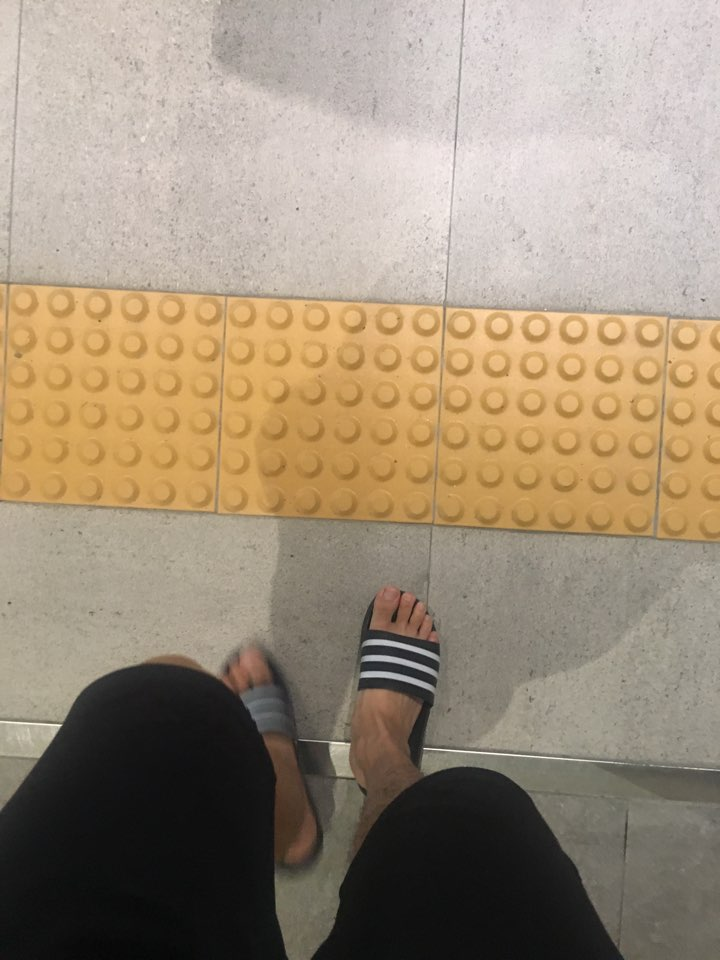
#> input picture spotted.jpg, 720 x 960 px
$ jupyter execute --allow-errors 'Tutorial - Recognition for the Type of Tactile Pavements.ipynb'   (Python 2 division)
#> lines starting #> are read from the running program, lines starting #| are printed output that depends on the picture; after the words box and inside, x2 and y2 are one past the last pixel; in counts of white or black regions, pixels touching at a corner belong together
# Import necessary packages and Bring the sample image

[cell 1]
# necessary packages
import matplotlib.pyplot as plt
import cv2
import os, glob
import numpy as np

# read the sample image of the tactile pavement as a numpy array
# 'linear.jpg' can also be used instead of 'spotted.jpg'
upstate = cv2.imread('./spotted.jpg')
#> upstate is the input picture: shape (960, 720, 3); mean B, G, R 121.2, 141.5, 157.2

[cell 2]
# convert the color to HLS
upstate_hls = cv2.cvtColor(upstate, cv2.COLOR_BGR2HLS)
#> upstate_hls: shape (960, 720, 3); mean of channels 0, 1, 2 23.3, 139.4, 52.8

# Masking with a binary threshold

because tactile pavements are yellow, we will extract the pixels that are within 'yellow range'

[cell 3]
# these are the yellow color mask using the RGB channels
# for each 'lower' and 'upper', the first number indicates 'red', the second for 'green', and the last for 'blue' code
lower = np.uint8([ 10,   0, 100])
upper = np.uint8([ 40, 255, 255])

# get mask of pixels that are in yellow range
mask = cv2.inRange(upstate_hls, lower, upper)
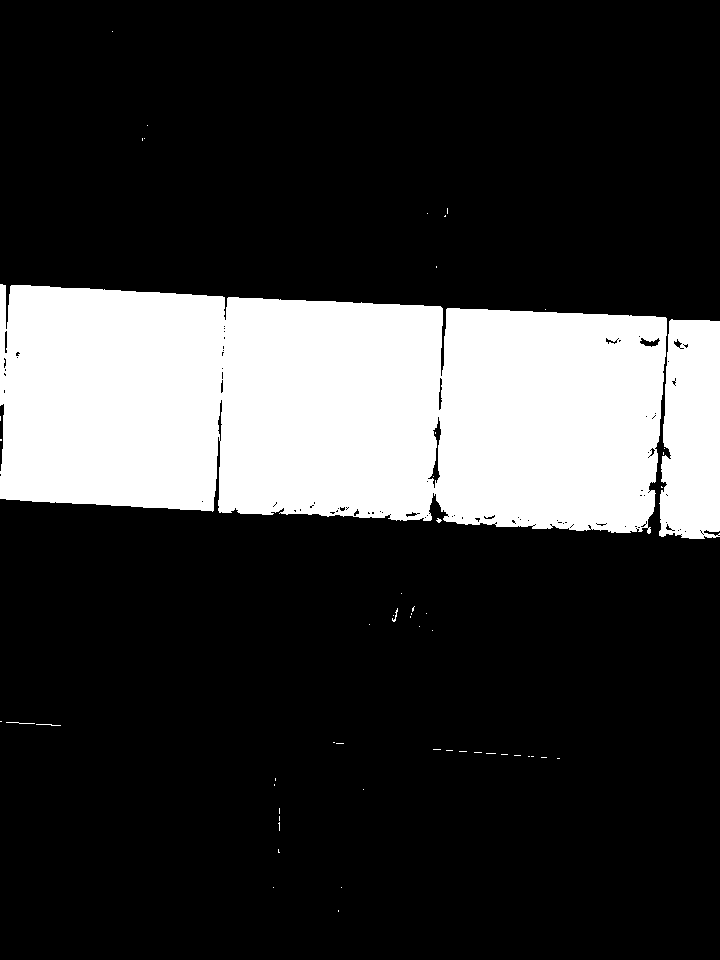
#> mask: shape (960, 720); 22.1% white; 55 white regions (50 under 20 px), largest, box (x1, y1, x2, y2) and area: (0, 284, 667, 534) 140199, (659, 319, 720, 539) 11964, (6, 722, 35, 724) 29, (392, 608, 398, 622) 26, (36, 724, 61, 726) 26

# inverse mask to get parts that are not yellow
mask_inverse = cv2.bitwise_not(mask)

# convert single channel mask back into 3 channels
# yellow part on the image will be converted into white and the rest will be converted into black
mask_rgb = cv2.cvtColor(mask, cv2.COLOR_GRAY2RGB)

Check out what we've done so far!

[cell 4]
# you can always try out 'plt.imshow()' to check what you're doing
plt.imshow(mask_rgb)

[cell 5]
# perform bitwise and on mask to obtain cut-out image that is not yellow
masked_upstate = cv2.bitwise_and(upstate, mask_rgb)
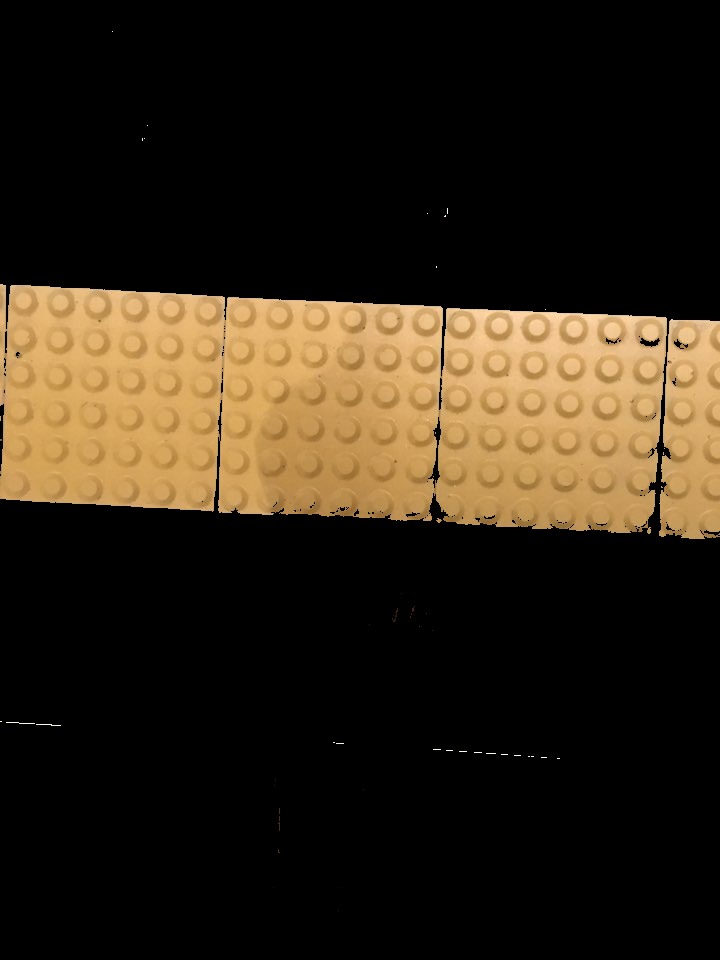
#> masked_upstate: shape (960, 720, 3); mean B, G, R 21.6, 35.8, 46

# replace the cut-out parts with white
masked_replace_white = cv2.addWeighted(masked_upstate, 1, \
                                       cv2.cvtColor(mask_inverse, cv2.COLOR_GRAY2RGB), 1, 0)
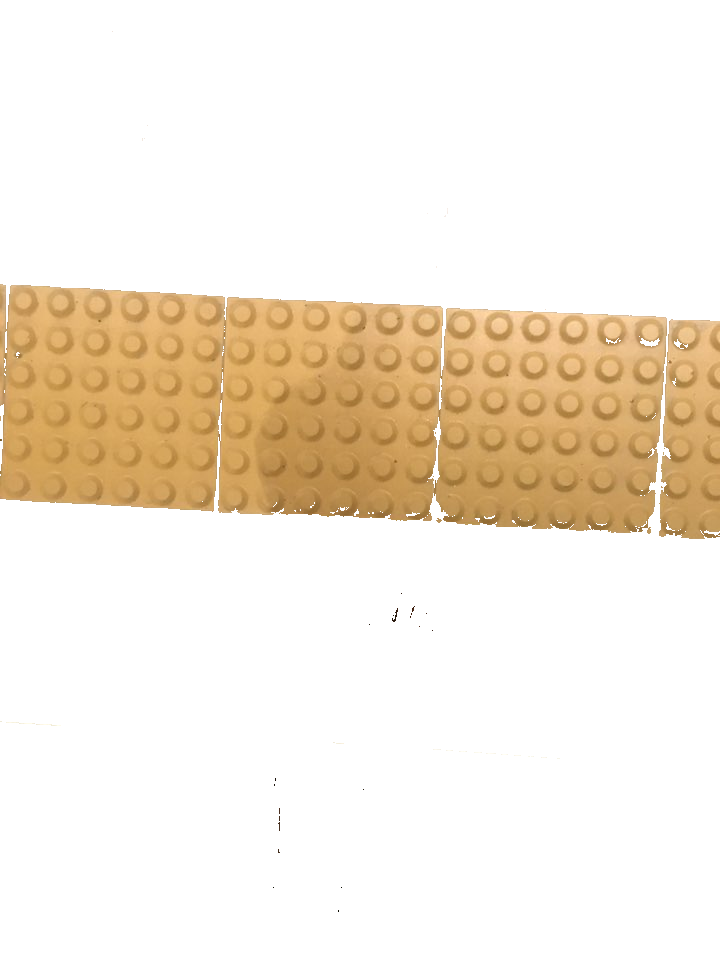
#> masked_replace_white: shape (960, 720, 3); mean B, G, R 220.4, 234.6, 244.7

# the tactile pavement has now been detected and change it from BGR to RGB
plt.imshow(cv2.cvtColor(masked_replace_white, cv2.COLOR_BGR2RGB))
onlyyellowpart = cv2.cvtColor(masked_replace_white, cv2.COLOR_BGR2RGB)

[cell 6]
# convert RGB to grayscale
onlyyellowtogray = cv2.cvtColor(onlyyellowpart, cv2.COLOR_RGB2GRAY)
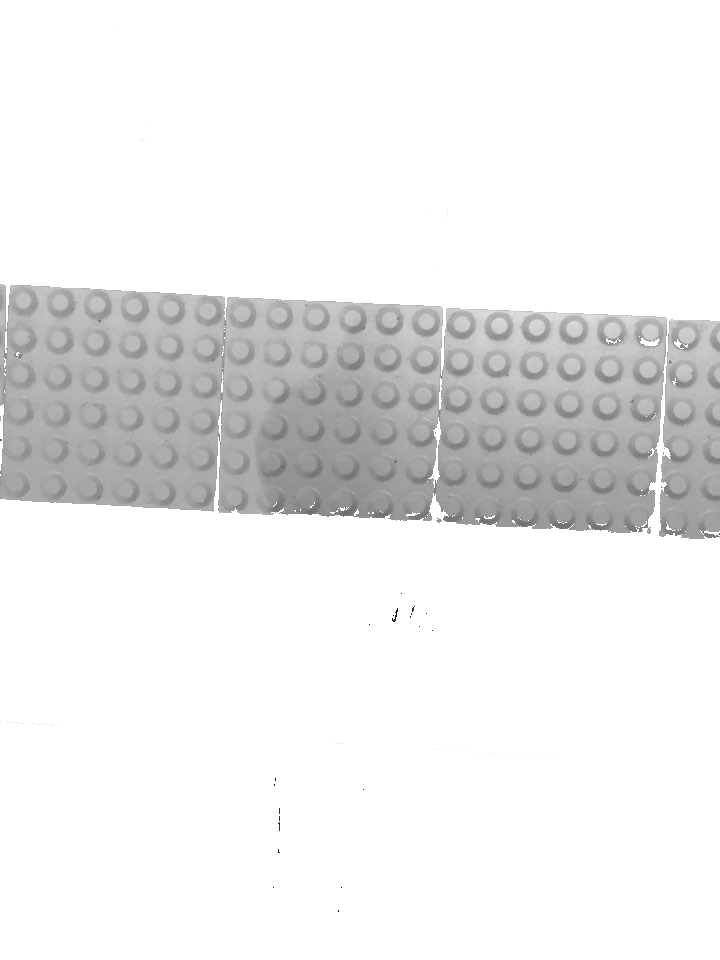
#> onlyyellowtogray: shape (960, 720); min 10, max 255, mean 236

# smooth the image
cimg = cv2.medianBlur(onlyyellowtogray, 5)

# Classify the tactile pavement

[cell 7]
# detect circles of whice radius is within the range of 0 to 50 in the image
# cv2.HOUGH_GRADIENT is a method to detect circles in the image
# '1' indicates the inverse ratio of the accumulator resolution to the image resolution
circles = cv2.HoughCircles(cimg, cv2.HOUGH_GRADIENT, 1, 10,param1=50,param2=25,minRadius=0, maxRadius=50)
#> circles = 91 rows, first 8: [493.5, 400.5, 14.1], [460.5, 324.5, 14.7], [568.5, 404.5, 14.1], [352.5, 319.5, 13.8], [169.5, 346.5, 14.1], [241.5, 313.5, 14.4], [685.5, 335.5, 14.4], [96.5, 342.5, 13.6]
circles = np.uint16(np.around(circles))
#> circles = 91 rows, first 8: [494, 400, 14], [460, 324, 15], [568, 404, 14], [352, 320, 14], [170, 346, 14], [242, 314, 14], [686, 336, 14], [96, 342, 14]

# classify the tactile pavement; whether it is spotted or linear
if circles is not None:
        circles = np.uint16(np.around(circles))
        numofcircles =[]

        for i in circles[0,:]:
            cv2.circle(cimg,(i[0],i[1]),i[2],(0,255,0),2)
            cv2.circle(cimg,(i[0],i[1]),2,(0,0,255),3)
            numofcircles.append(i)
#> this loop made 91 passes
#> i on passes 1 to 12: [494, 400, 14], [460, 324, 15], [568, 404, 14], [352, 320, 14], [170, 346, 14], [242, 314, 14], [686, 336, 14], [96, 342, 14], [184, 334, 39], [172, 310, 15], [542, 498, 30], [314, 354, 14]
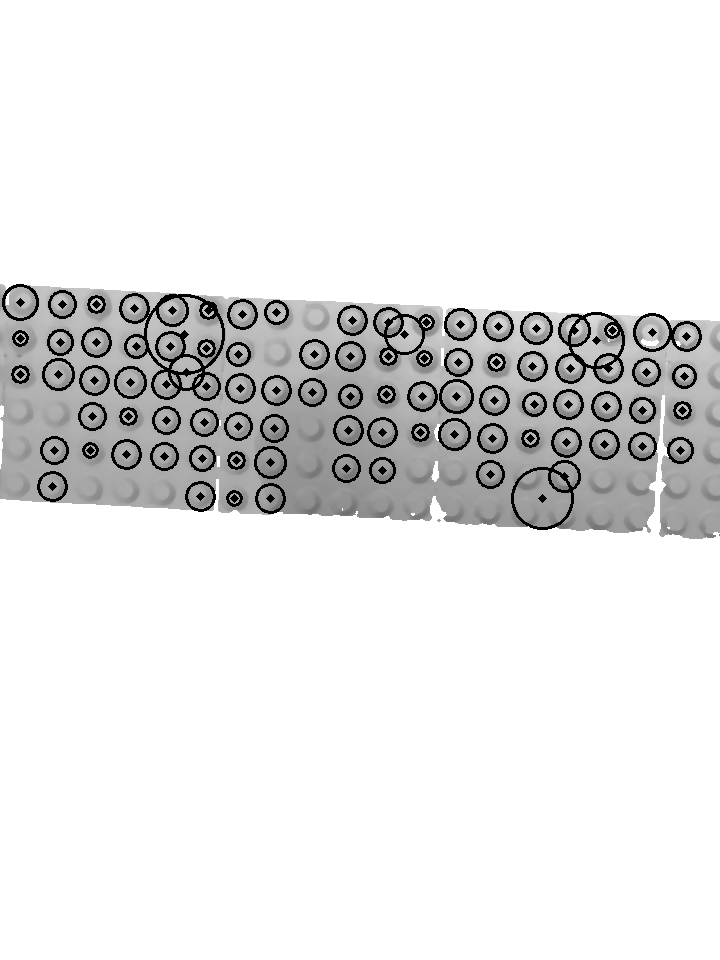
#> cimg: shape (960, 720); min 0, max 255, mean 229.7
#> after the loop, numofcircles = 91 items, first 6: [494, 400, 14], [460, 324, 15], [568, 404, 14], [352, 320, 14], [170, 346, 14], [242, 314, 14]

        # if more or equal to 50 number of circles are detected, it's a spotted tactile pavement
        if len(numofcircles) >= 50:
            print ("Stop!")

        # else, it may be a linear tactile pavement so we will now count the number of lines
        else:
            # the first commented line beneath uses 'sobel' detector to detect lines
            # the second commented line beneath uses 'laplacian' detector
            # the last hough transforms the image to detect lines
            # I implemented all three, but the last was the most efficient detector to detect lines in real time

            #lines = cv2.HoughLines(sobelx,1,np.pi/180,100)  #19708
            #lines = cv2.HoughLines(laplacian,1,np.pi/180,100)  #22809
            lines = cv2.HoughLines(edges,1,np.pi/180,100)    #5057

            # count the number of lines in the image to detect if it's a linear tactile pavement
            if lines is not None:
                for i in xrange(len(lines)):
                    for rho,theta in lines[0]:
                        a = np.cos(theta)
                        b = np.sin(theta)
                        x0 = a*rho
                        y0 = b*rho
                        x1 = int(x0 + 1000*(-b))
                        y1 = int(y0 + 1000*(a))
                        x2 = int(x0 - 1000*(-b))
                        y2 = int(y0 - 1000*(a))
                        cv2.line(onlyyellowtogray,(x1,y1),(x2,y2),(0,0,255),2)


# count the number of circles in the image
numofcircles =[]

for i in circles[0,:]:
    # draw the outer circle
    cv2.circle(cimg,(i[0],i[1]),i[2],(0,255,0),2)
    # draw the center of circles
    cv2.circle(cimg,(i[0],i[1]),2,(0,0,255),3)
    numofcircles.append(i)

# Show circles and their centers

[cell 8]
if circles is not None:
        circles = np.uint16(np.around(circles))
        numofcircles =[]

        for i in circles[0,:]:
            cv2.circle(cimg,(i[0],i[1]),i[2],(0,255,0),2)
            cv2.circle(cimg,(i[0],i[1]),2,(0,0,255),3)
            numofcircles.append(i)

        if len(numofcircles) >= 50:
            print ("warning")
            #print len(numofcircles)


        else:
            #lines = cv2.HoughLines(sobelx,1,np.pi/180,100)  #19708
            lines = cv2.HoughLines(edges,1,np.pi/180,100)    #5057
            #lines = cv2.HoughLines(laplacian,1,np.pi/180,100)  #22809

            if lines is not None:
                for i in xrange(len(lines)):
                    for rho,theta in lines[0]:
                        a = np.cos(theta)
                        b = np.sin(theta)
                        x0 = a*rho
                        y0 = b*rho
                        x1 = int(x0 + 1000*(-b))
                        y1 = int(y0 + 1000*(a))
                        x2 = int(x0 - 1000*(-b))
                        y2 = int(y0 - 1000*(a))
                        cv2.line(onlyyellowtogray,(x1,y1),(x2,y2),(0,0,255),2)

[cell 9]
circles[0:10]
#> Out has the same summary as circles

[cell 10]
len(numofcircles)
#> Out = 91

$ run again, with linear.jpg copied over spotted.jpg
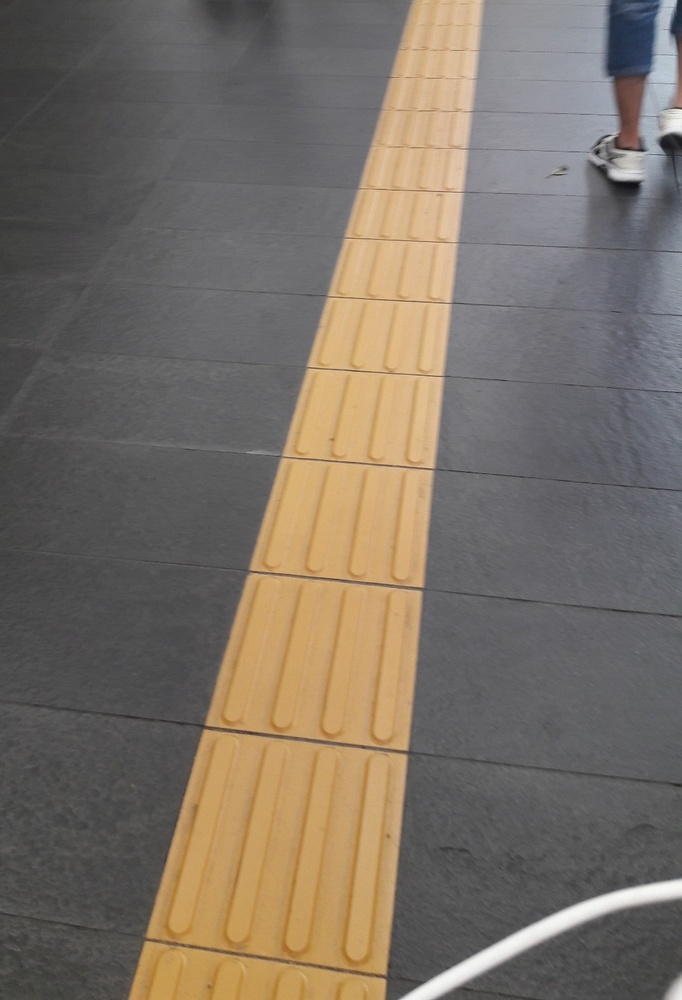
#> input picture linear.jpg, 682 x 1000 px, shrunk from 982 x 1439 before the run
#> upstate is the input picture: shape (1000, 682, 3); mean B, G, R 101.8, 112.3, 121.7
#> upstate_hls: shape (1000, 682, 3); mean of channels 0, 1, 2 60.3, 111.8, 32.4
#> `mask = cv2.inRange(upstate_hls, lower, upper)`:
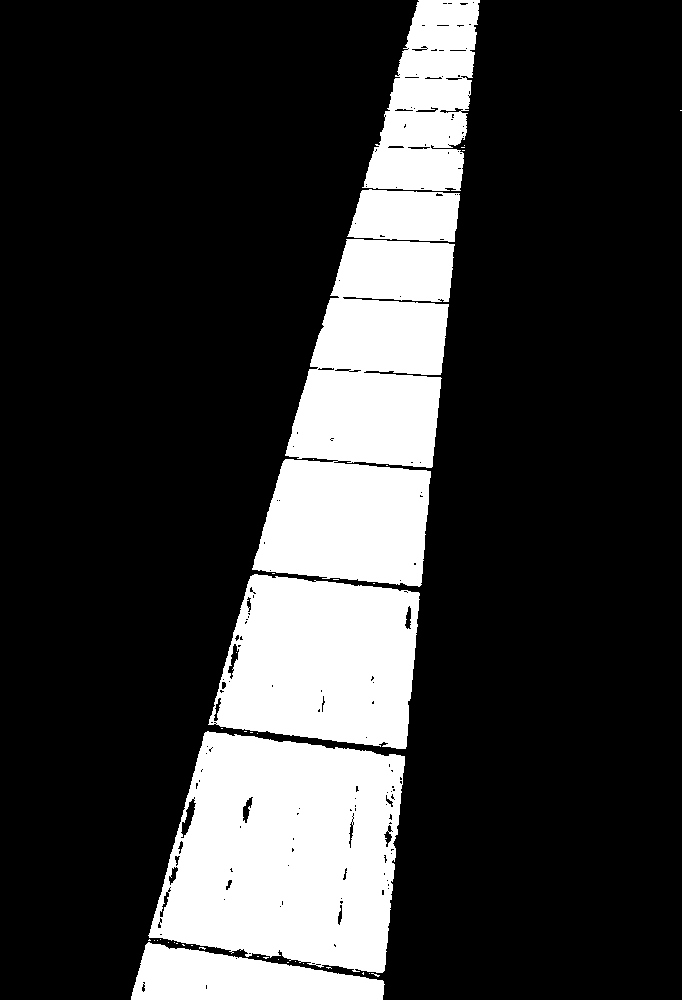
#> mask: shape (1000, 682); 22.1% white; 40 white regions (34 under 20 px), largest, box (x1, y1, x2, y2) and area: (252, 239, 455, 587) 46488, (148, 731, 405, 973) 46325, (208, 574, 420, 749) 28527, (362, 0, 480, 191) 14433, (131, 942, 385, 1000) 9582, (347, 189, 460, 242) 4973
#> `circles = cv2.HoughCircles(cimg, cv2.HOUGH_GRADIENT, 1, 10,param1=50,p..`: circles = [[355.5, 949.5, 16.8], [382.5, 729.5, 9.6], [238.5, 930.5, 11.8]]
#> `circles = np.uint16(np.around(circles))`: circles = [[356, 950, 17], [382, 730, 10], [238, 930, 12]]
#> the loop `for i in circles[0,:]:` made 3 passes
#> after the loop `for i in circles[0,:]:`:
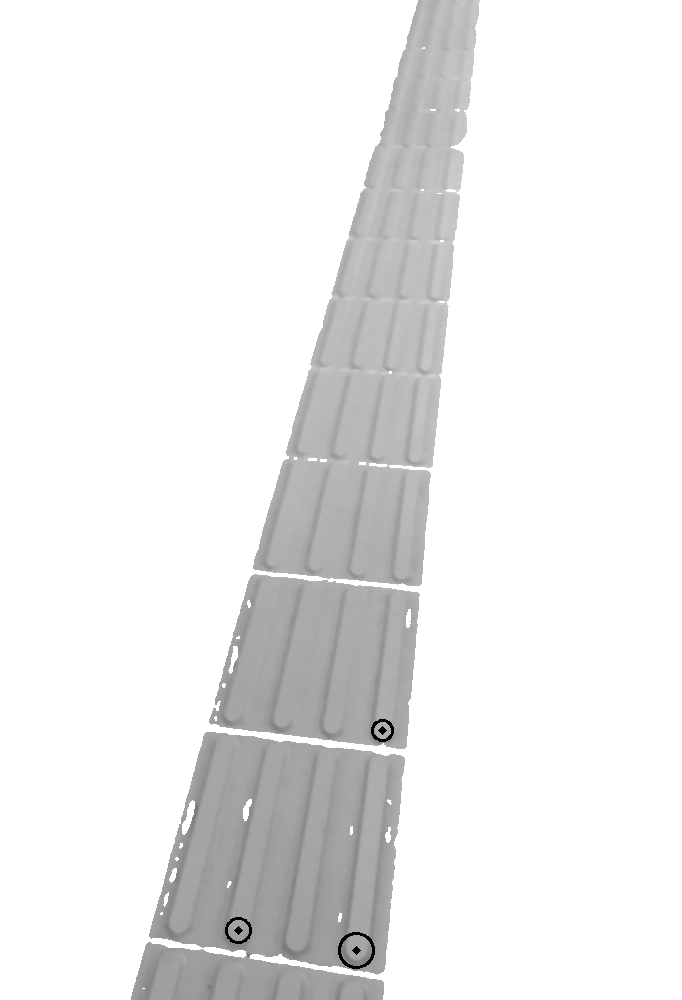
#> cimg: shape (1000, 682); min 0, max 255, mean 235.9
#> `len(numofcircles)`: Out = 3
